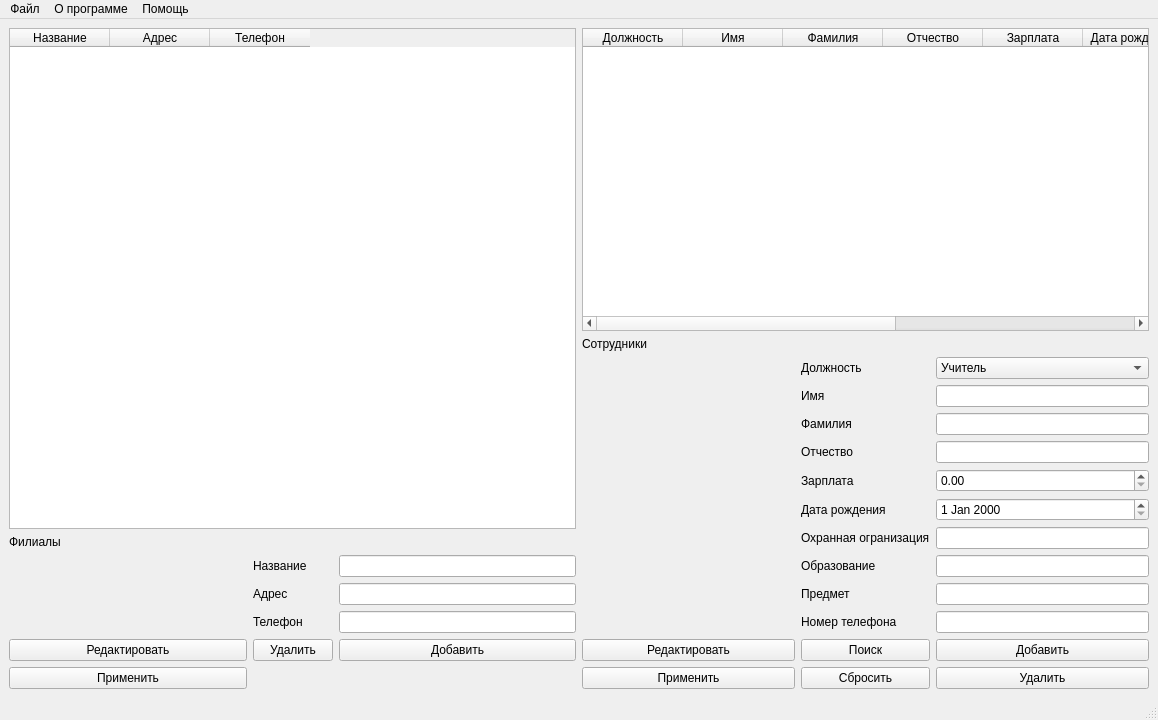
<?xml version="1.0" encoding="UTF-8"?>
<ui version="4.0">
 <class>MainWindow</class>
 <widget class="QMainWindow" name="MainWindow">
  <property name="geometry">
   <rect>
    <x>0</x>
    <y>0</y>
    <width>1158</width>
    <height>720</height>
   </rect>
  </property>
  <property name="windowTitle">
   <string>MainWindow</string>
  </property>
  <widget class="QWidget" name="centralwidget">
   <layout class="QHBoxLayout" name="horizontalLayout_2">
    <item>
     <layout class="QVBoxLayout" name="verticalLayout">
      <item>
       <widget class="QTableWidget" name="orgTable">
        <column>
         <property name="text">
          <string>Название</string>
         </property>
        </column>
        <column>
         <property name="text">
          <string>Адрес</string>
         </property>
        </column>
        <column>
         <property name="text">
          <string>Телефон</string>
         </property>
        </column>
       </widget>
      </item>
      <item>
       <widget class="QLabel" name="label_5">
        <property name="text">
         <string>Филиалы</string>
        </property>
       </widget>
      </item>
      <item>
       <layout class="QGridLayout" name="gridLayout_2">
        <item row="1" column="2">
         <widget class="QLineEdit" name="orgAddress"/>
        </item>
        <item row="3" column="1">
         <widget class="QPushButton" name="orgRemove">
          <property name="text">
           <string>Удалить</string>
          </property>
         </widget>
        </item>
        <item row="3" column="2">
         <widget class="QPushButton" name="orgAdd">
          <property name="text">
           <string>Добавить</string>
          </property>
         </widget>
        </item>
        <item row="3" column="0">
         <widget class="QPushButton" name="orgRedo">
          <property name="text">
           <string>Редактировать</string>
          </property>
         </widget>
        </item>
        <item row="0" column="2">
         <widget class="QLineEdit" name="orgName"/>
        </item>
        <item row="4" column="0">
         <widget class="QPushButton" name="orgApply">
          <property name="text">
           <string>Применить</string>
          </property>
         </widget>
        </item>
        <item row="2" column="2">
         <widget class="QLineEdit" name="orgPhone"/>
        </item>
        <item row="0" column="1">
         <widget class="QLabel" name="label_13">
          <property name="text">
           <string>Название</string>
          </property>
         </widget>
        </item>
        <item row="1" column="1">
         <widget class="QLabel" name="label_14">
          <property name="text">
           <string>Адрес</string>
          </property>
         </widget>
        </item>
        <item row="2" column="1">
         <widget class="QLabel" name="label_15">
          <property name="text">
           <string>Телефон</string>
          </property>
         </widget>
        </item>
        <item row="1" column="0">
         <spacer name="horizontalSpacer_2">
          <property name="orientation">
           <enum>Qt::Horizontal</enum>
          </property>
          <property name="sizeHint" stdset="0">
           <size>
            <width>40</width>
            <height>20</height>
           </size>
          </property>
         </spacer>
        </item>
       </layout>
      </item>
     </layout>
    </item>
    <item>
     <layout class="QVBoxLayout" name="verticalLayout_2">
      <item>
       <widget class="QTableWidget" name="emplTable">
        <column>
         <property name="text">
          <string>Должность</string>
         </property>
        </column>
        <column>
         <property name="text">
          <string>Имя</string>
         </property>
        </column>
        <column>
         <property name="text">
          <string>Фамилия</string>
         </property>
        </column>
        <column>
         <property name="text">
          <string>Отчество</string>
         </property>
        </column>
        <column>
         <property name="text">
          <string>Зарплата</string>
         </property>
        </column>
        <column>
         <property name="text">
          <string>Дата рождения</string>
         </property>
        </column>
        <column>
         <property name="text">
          <string>Охранная организация</string>
         </property>
        </column>
        <column>
         <property name="text">
          <string>Образование</string>
         </property>
        </column>
        <column>
         <property name="text">
          <string>Номер телефона</string>
         </property>
        </column>
       </widget>
      </item>
      <item>
       <widget class="QLabel" name="label_3">
        <property name="text">
         <string>Сотрудники</string>
        </property>
       </widget>
      </item>
      <item>
       <layout class="QGridLayout" name="gridLayout">
        <item row="10" column="2">
         <widget class="QLineEdit" name="emplSubject"/>
        </item>
        <item row="2" column="1">
         <widget class="QLabel" name="label_6">
          <property name="text">
           <string>Должность</string>
          </property>
         </widget>
        </item>
        <item row="3" column="2">
         <widget class="QLineEdit" name="emplName"/>
        </item>
        <item row="7" column="1">
         <widget class="QLabel" name="label_8">
          <property name="text">
           <string>Дата рождения</string>
          </property>
         </widget>
        </item>
        <item row="7" column="2">
         <widget class="QDateEdit" name="emplBirthDay"/>
        </item>
        <item row="12" column="0">
         <widget class="QPushButton" name="emplRedo">
          <property name="text">
           <string>Редактировать</string>
          </property>
         </widget>
        </item>
        <item row="12" column="2">
         <widget class="QPushButton" name="emplAdd">
          <property name="text">
           <string>Добавить</string>
          </property>
         </widget>
        </item>
        <item row="4" column="1">
         <widget class="QLabel" name="label_2">
          <property name="text">
           <string>Фамилия</string>
          </property>
         </widget>
        </item>
        <item row="5" column="2">
         <widget class="QLineEdit" name="emplPatron"/>
        </item>
        <item row="6" column="1">
         <widget class="QLabel" name="label_7">
          <property name="text">
           <string>Зарплата</string>
          </property>
         </widget>
        </item>
        <item row="8" column="1">
         <widget class="QLabel" name="label_9">
          <property name="text">
           <string>Охранная огранизация</string>
          </property>
         </widget>
        </item>
        <item row="4" column="2">
         <widget class="QLineEdit" name="emplSurname"/>
        </item>
        <item row="5" column="1">
         <widget class="QLabel" name="label_4">
          <property name="text">
           <string>Отчество</string>
          </property>
         </widget>
        </item>
        <item row="3" column="1">
         <widget class="QLabel" name="label">
          <property name="text">
           <string>Имя</string>
          </property>
         </widget>
        </item>
        <item row="11" column="1">
         <widget class="QLabel" name="label_12">
          <property name="text">
           <string>Номер телефона</string>
          </property>
         </widget>
        </item>
        <item row="11" column="2">
         <widget class="QLineEdit" name="emplPhone"/>
        </item>
        <item row="10" column="1">
         <widget class="QLabel" name="label_11">
          <property name="text">
           <string>Предмет</string>
          </property>
         </widget>
        </item>
        <item row="3" column="0">
         <spacer name="horizontalSpacer">
          <property name="orientation">
           <enum>Qt::Horizontal</enum>
          </property>
          <property name="sizeHint" stdset="0">
           <size>
            <width>40</width>
            <height>20</height>
           </size>
          </property>
         </spacer>
        </item>
        <item row="6" column="2">
         <widget class="QDoubleSpinBox" name="emplSalary">
          <property name="maximum">
           <double>10000000.000000000000000</double>
          </property>
          <property name="singleStep">
           <double>1000.000000000000000</double>
          </property>
         </widget>
        </item>
        <item row="8" column="2">
         <widget class="QLineEdit" name="emplOrganization"/>
        </item>
        <item row="12" column="1">
         <widget class="QPushButton" name="emplSearch">
          <property name="text">
           <string>Поиск</string>
          </property>
         </widget>
        </item>
        <item row="2" column="2">
         <widget class="QComboBox" name="emplPostBox">
          <item>
           <property name="text">
            <string>Учитель</string>
           </property>
          </item>
          <item>
           <property name="text">
            <string>Охранник</string>
           </property>
          </item>
          <item>
           <property name="text">
            <string>Директор</string>
           </property>
          </item>
         </widget>
        </item>
        <item row="9" column="2">
         <widget class="QLineEdit" name="emplEducation"/>
        </item>
        <item row="9" column="1">
         <widget class="QLabel" name="label_10">
          <property name="text">
           <string>Образование</string>
          </property>
         </widget>
        </item>
        <item row="13" column="0">
         <widget class="QPushButton" name="emplApply">
          <property name="text">
           <string>Применить</string>
          </property>
         </widget>
        </item>
        <item row="13" column="2">
         <widget class="QPushButton" name="emplRemove">
          <property name="text">
           <string>Удалить</string>
          </property>
         </widget>
        </item>
        <item row="13" column="1">
         <widget class="QPushButton" name="emplSearchReset">
          <property name="text">
           <string>Сбросить</string>
          </property>
         </widget>
        </item>
       </layout>
      </item>
     </layout>
    </item>
   </layout>
  </widget>
  <widget class="QMenuBar" name="menubar">
   <property name="geometry">
    <rect>
     <x>0</x>
     <y>0</y>
     <width>1158</width>
     <height>26</height>
    </rect>
   </property>
   <widget class="QMenu" name="menu">
    <property name="title">
     <string>Файл</string>
    </property>
    <addaction name="action"/>
    <addaction name="action_3"/>
    <addaction name="separator"/>
    <addaction name="action_4"/>
   </widget>
   <widget class="QMenu" name="menu_2">
    <property name="title">
     <string>О программе</string>
    </property>
   </widget>
   <widget class="QMenu" name="menu_3">
    <property name="title">
     <string>Помощь</string>
    </property>
   </widget>
   <addaction name="menu"/>
   <addaction name="menu_2"/>
   <addaction name="menu_3"/>
  </widget>
  <widget class="QStatusBar" name="statusbar"/>
  <action name="action">
   <property name="text">
    <string>Сохранить</string>
   </property>
  </action>
  <action name="action_3">
   <property name="text">
    <string>Сохранить как...</string>
   </property>
  </action>
  <action name="action_4">
   <property name="text">
    <string>Открыть</string>
   </property>
  </action>
 </widget>
 <resources/>
 <connections/>
</ui>
